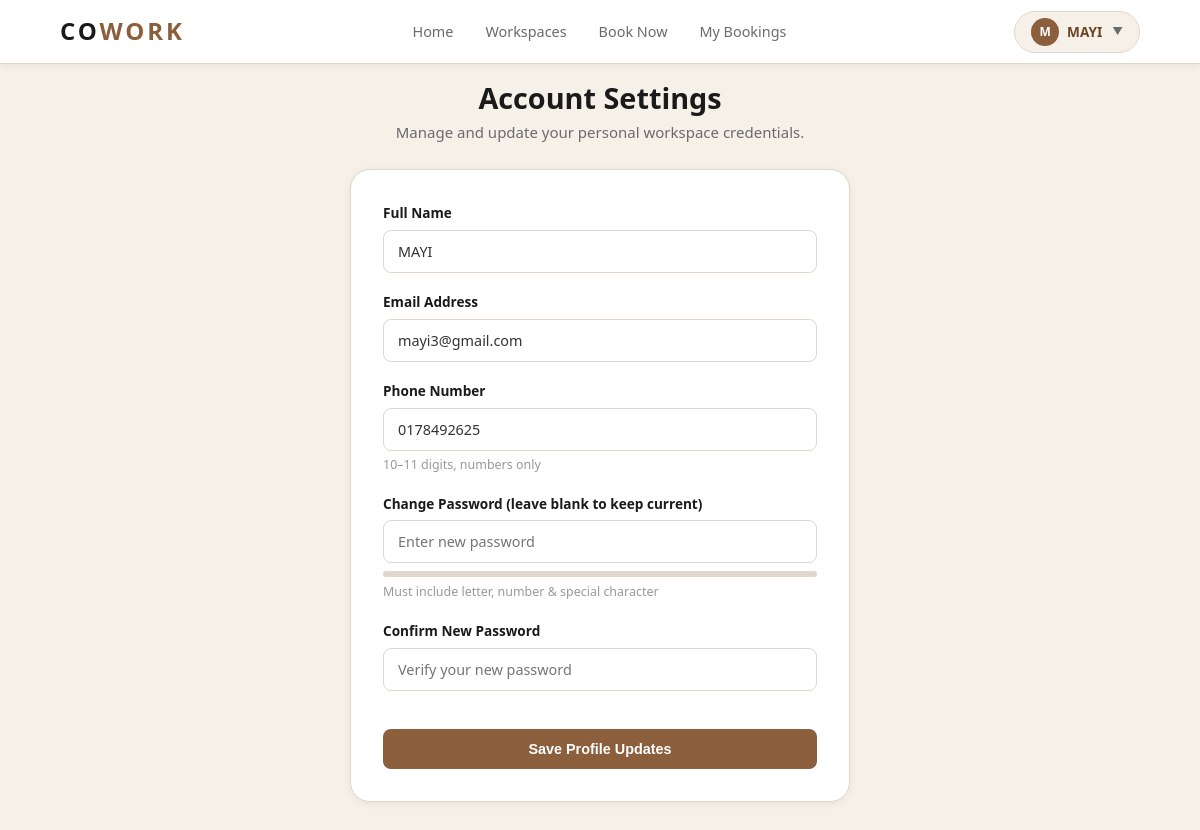
The page /settings.php (signed in) on the database its author committed.
### tables this page shows
CREATE TABLE `customer` (
  `customer_id` int(11) NOT NULL,
  `fullname` varchar(100) NOT NULL,
  `email` varchar(100) NOT NULL,
  `password` varchar(255) NOT NULL,
  `phone` varchar(15) NOT NULL,
  `status` enum('active','suspended') DEFAULT 'active',
  `created_at` datetime DEFAULT current_timestamp(),
  `updated_at` datetime DEFAULT current_timestamp() ON UPDATE current_timestamp()
);

### settings.php (the view, shortened to what this page needs)
<?php
require_once 'db.php';
$userId = (int)$_SESSION['user_id'];
$custRes  = mysqli_query($conn, "SELECT fullname, email, phone FROM customer WHERE customer_id = $userId");
$user     = mysqli_fetch_assoc($custRes);
$userName = htmlspecialchars($user['fullname'] ?? 'User');
$userInit = strtoupper(!empty($userName) ? $userName[0] : 'U');
?>
<!DOCTYPE html>
<html lang="en">
<head>
<link rel="stylesheet" href="style.css">
</head>
<body>
<nav class="navbar">
  <a href="home.php" class="navbar-logo">CO<span>WORK</span></a>
  <ul class="navbar-links">
    <li><a href="home.php">Home</a></li>
    <li><a href="workspace_list.php">Workspaces</a></li>
    <li><a href="booking_form.php">Book Now</a></li>
    <li><a href="my_booking.php">My Bookings</a></li>
  </ul>
  <div class="navbar-actions">
    <div class="user-dropdown">
      <div class="user-pill" onclick="toggleDropdown(event)">
        <div class="avatar"><?= $userInit ?></div>
        <span><?= $userName ?></span>
        <span class="arrow">▼</span>
      </div>
    </div>
  </div>
</nav>
<div class="my-bookings-page" style="padding-top:40px">
  <div class="my-bookings-inner">
    <div style="margin-bottom:24px; text-align:center;">
        <h1 style="font-size:1.8rem">Account Settings</h1>
        <p style="margin-top:4px; color:var(--text-muted)">Manage and update your personal workspace credentials.</p>
    </div>
    <div class="settings-panel">
      <form method="POST" id="settingsForm">
        <div class="form-group">
          <label>Full Name</label>
          <input type="text" name="fullname" value="<?= htmlspecialchars($user['fullname']) ?>" required>
        </div>
        <div class="form-group">
          <label>Email Address</label>
          <input type="email" name="email" value="<?= htmlspecialchars($user['email']) ?>" required>
        </div>
        <div class="form-group">
          <label>Phone Number</label>
          <input type="tel" name="phone" value="<?= htmlspecialchars($user['phone']) ?>" maxlength="11" required>
          <span class="form-hint">10–11 digits, numbers only</span>
        </div>
        <div class="form-group">
          <label>Change Password (leave blank to keep current)</label>
          <input type="password" name="password" id="pw" placeholder="Enter new password">
          <div class="meter-wrapper">
          </div>
          <small id="sl">Must include letter, number & special character</small>
        </div>
        <div class="form-group" style="margin-top: 16px;">
          <label>Confirm New Password</label>
          <input type="password" name="confirm_password" id="cpw" placeholder="Verify your new password">
        </div>
        <button type="submit" class="btn btn-primary" style="width:100%; margin-top:20px; padding: 12px;">Save Profile Updates</button>
      </form>
    </div>
  </div>
</div>
</body>
</html>

### style.css (style rules this page uses)
*, *::before, *::after { box-sizing: border-box; margin: 0; padding: 0; scroll-behavior: smooth;list-style: none; }
:root { --brown: #8B5E3C; --brown-dark: #6B4423; --brown-light: #C49A6C; --olive: #7C7C45; --olive-light: #A8A865; --cream: #F5F0E8; --cream-dark: #EDE6D8; --white: #FFFFFF; --dark: #1A1A1A; --dark-2: #2D2D2D; --text: #333333; --text-muted: #6B6B6B; --text-light: #999999; --border: #E0D8CC; --shadow-sm: 0 2px 8px rgba(0,0,0,0.06); --shadow-md: 0 4px 20px rgba(0,0,0,0.10); --shadow-lg: 0 8px 40px rgba(0,0,0,0.14); --radius: 12px; --radius-sm: 8px; --radius-lg: 20px; --font: 'Segoe UI', system-ui, -apple-system, sans-serif; --transition: 0.25s ease; }
body { font-family: var(--font); color: var(--text); background: var(--white); line-height: 1.6; font-size: 15px; }
h1, h2, h3, h4 { font-weight: 700; line-height: 1.25; color: var(--dark); }
h1 { font-size: clamp(2rem, 5vw, 3.2rem); }
p { color: var(--text-muted); line-height: 1.7; }
a { text-decoration: none; color: inherit; }
.navbar { position: fixed; top: 0; left: 0; right: 0; z-index: 1000; display: flex; align-items: center; justify-content: space-between; padding: 0 5%; height: 64px; background: rgba(255,255,255,0.97); border-bottom: 1px solid var(--border); backdrop-filter: blur(8px); box-shadow: var(--shadow-sm); }
.navbar-logo { font-size: 1.5rem; font-weight: 800; letter-spacing: 0.12em; color: var(--dark); text-transform: uppercase; }
.navbar-logo span { color: var(--brown); }
.navbar-links { display: flex; align-items: center; gap: 32px; list-style: none; }
.navbar-links a { font-size: 0.9rem; font-weight: 500; color: var(--text-muted); transition: color var(--transition); }
.navbar-links li a { position: relative; }
.navbar-links li a::before { position: absolute; content: ''; width: 0; height: 5px; top: 25px; left: 0; border-radius: 1rem; transition: 0.3s ease-in-out; background: linear-gradient(to right, #814b04, #f1a63d); }
.navbar-actions { display: flex; align-items: center; gap: 12px; }
.user-pill { display: flex; align-items: center; gap: 8px; padding: 6px 16px; background: var(--cream); border-radius: 999px; font-size: 0.85rem; font-weight: 600; color: var(--brown-dark); border: 1px solid var(--border); }
.user-pill .avatar { width: 28px; height: 28px; border-radius: 50%; background: var(--brown); color: #fff; display: flex; align-items: center; justify-content: center; font-size: 0.75rem; font-weight: 700; }
.btn { display: inline-flex; align-items: center; justify-content: center; gap: 8px; padding: 10px 24px; border: none; border-radius: var(--radius-sm); font-size: 0.9rem; font-weight: 600; cursor: pointer; transition: all var(--transition); text-decoration: none; }
.btn-primary { background: var(--brown); color: #fff; }
.form-group { margin-bottom: 18px; }
.form-group label { display: block; font-size: 0.85rem; font-weight: 600; color: var(--dark); margin-bottom: 6px; }
.form-group input, .form-group select, .form-group textarea { width: 100%; padding: 11px 14px; border: 1.5px solid var(--border); border-radius: var(--radius-sm); font-size: 0.9rem; font-family: var(--font); color: var(--text); background: var(--white); transition: border-color var(--transition), box-shadow var(--transition); outline: none; }
.form-hint { font-size: 0.78rem; color: var(--text-light); margin-top: 4px; }
.my-bookings-page { min-height: 100vh; padding-top: 64px; background: var(--cream); }
.my-bookings-inner { max-width: 900px; margin: 0 auto; padding: 40px 20px; }
.user-dropdown { position: relative; display: inline-block; }
.user-pill { cursor: pointer; user-select: none; display: flex; align-items: center; gap: 8px; transition: opacity 0.2s ease; }
.user-pill .arrow { font-size: 0.65rem; color: var(--text-muted); margin-left: 2px; }

### settings.php (style rules this page uses)
.settings-panel { background: #fff; border: 1px solid var(--border); border-radius: var(--radius-lg); padding: 32px; max-width: 500px; margin: 0 auto; box-shadow: var(--shadow-sm); }
.meter-wrapper { background: #e0d8cc; height: 6px; border-radius: 3px; width: 100%; overflow: hidden; margin-top: 8px; }
#sl { display: block; margin-top: 5px; font-size: 0.78rem; font-weight: 500; color: var(--text-light); }
.user-dropdown { position: relative; display: inline-block; }
.user-pill { cursor: pointer; user-select: none; display: flex; align-items: center; gap: 8px; transition: opacity 0.2s ease; }
.user-pill .arrow { font-size: 0.65rem; color: var(--text-muted); margin-left: 2px; }

### rows shown on the page
customer: fullname "M", fullname "MAYI", email "mayi3@gmail.com", phone "0178492625"
